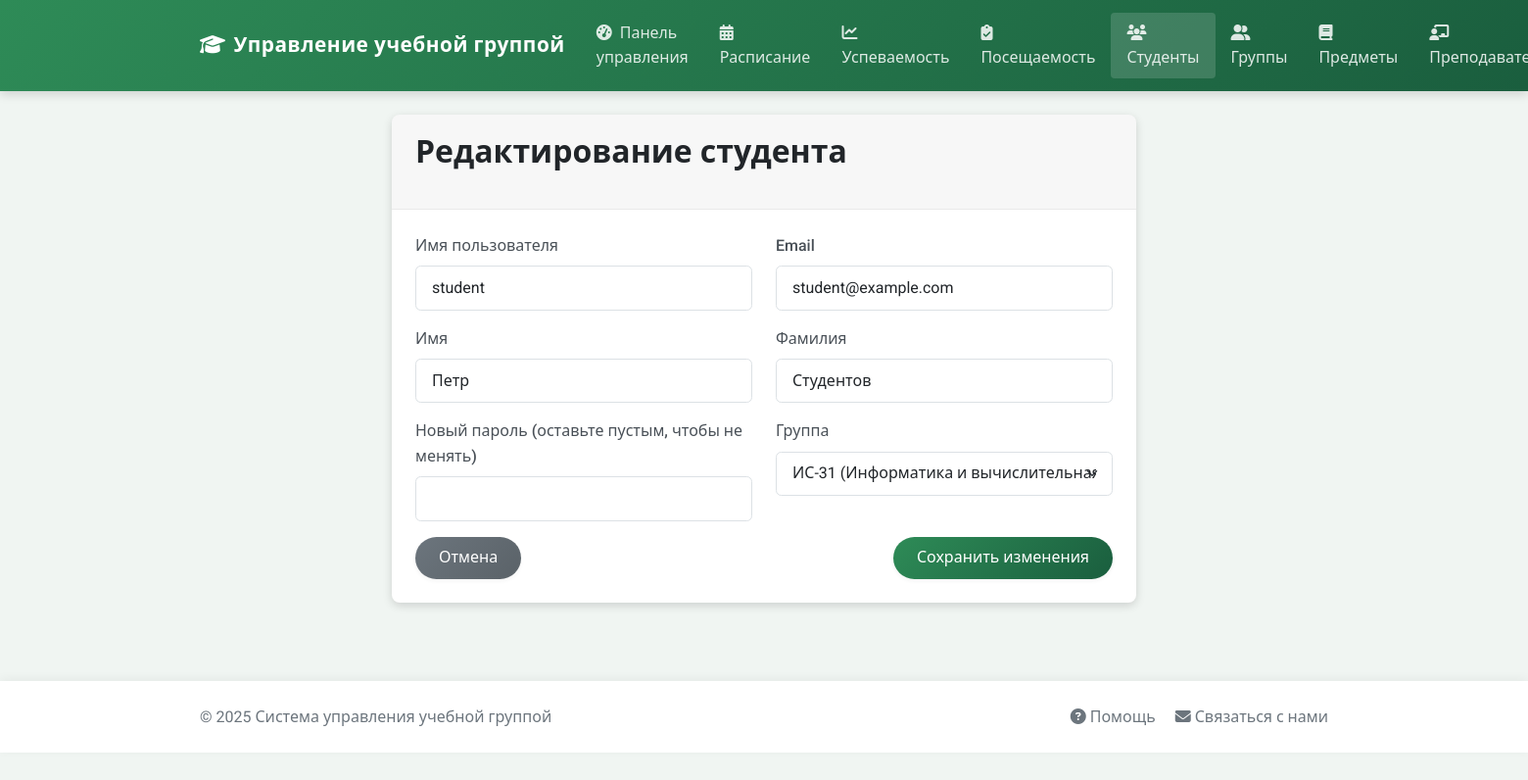
Page /students/edit/3 (signed in) on the committed database.
### app/models/models.py (models this page shows, shortened)
class User(UserMixin, db.Model):
    id = db.Column(db.Integer, primary_key=True)
    username = db.Column(db.String(64), unique=True, nullable=False)
    email = db.Column(db.String(120), unique=True, nullable=False)
    password_hash = db.Column(db.String(128))
    first_name = db.Column(db.String(64))
    last_name = db.Column(db.String(64))
    role = db.Column(db.String(20), default='student')  # student, teacher, admin
    attendances = db.relationship('Attendance', backref='student', lazy='dynamic')
    grades = db.relationship('Grade', backref='student', lazy='dynamic')

### app/routes/student.py (the view, shortened to what this page needs)
@bp.route('/edit/<int:id>', methods=['GET', 'POST'])
@login_required
def edit(id):
    if current_user.role != 'admin':
        flash('У вас нет доступа к этой странице')
        return redirect(url_for('main.dashboard'))
    student = User.query.get_or_404(id)
    if student.role != 'student':
        flash('Пользователь не является студентом')
        return redirect(url_for('student.index'))
    groups = Group.query.all()
    return render_template('students/edit.html', student=student, groups=groups)

### app/context_processors.py (called while the page is built)
def csrf_processor():
    return {'csrf_token': generate_csrf()}

### app/models/__init__.py (called while the page is built)
@login_manager.user_loader
def load_user(id):
    return User.query.get(int(id))

### app/templates/students/edit.html (shortened to what this page needs)
{% extends "base.html" %}
{% block content %}
<div class="row justify-content-center">
    <div class="col-md-8">
        <div class="card">
            <div class="card-header">
                <h2>Редактирование студента</h2>
            </div>
            <div class="card-body">
                <form method="post" action="{{ url_for('student.edit', id=student.id) }}">
                    <div class="row mb-3">
                        <div class="col-md-6">
                            <label for="username" class="form-label">Имя пользователя</label>
                            <input type="text" class="form-control" id="username" name="username" value="{{ student.username }}" required>
                        </div>
                        <div class="col-md-6">
                            <label for="email" class="form-label">Email</label>
                            <input type="email" class="form-control" id="email" name="email" value="{{ student.email }}" required>
                        </div>
                    </div>
                    <div class="row mb-3">
                        <div class="col-md-6">
                            <label for="first_name" class="form-label">Имя</label>
                            <input type="text" class="form-control" id="first_name" name="first_name" value="{{ student.first_name }}" required>
                        </div>
                        <div class="col-md-6">
                            <label for="last_name" class="form-label">Фамилия</label>
                            <input type="text" class="form-control" id="last_name" name="last_name" value="{{ student.last_name }}" required>
                        </div>
                    </div>
                    <div class="row mb-3">
                        <div class="col-md-6">
                            <label for="password" class="form-label">Новый пароль (оставьте пустым, чтобы не менять)</label>
                            <input type="password" class="form-control" id="password" name="password">
                        </div>
                        <div class="col-md-6">
                            <label for="group_id" class="form-label">Группа</label>
                            <select class="form-select" id="group_id" name="group_id">
                                {% for group in groups %}
                                <option value="{{ group.id }}" {% if student.groups and group.id == student.groups[0].id %}selected{% endif %}>
                                    {{ group.name }} ({{ group.faculty }}, {{ group.year }} курс)
                                </option>
                                {% endfor %}
                            </select>
                        </div>
                    </div>
                    <div class="d-flex justify-content-between">
                        <a href="{{ url_for('student.index') }}" class="btn btn-secondary">Отмена</a>
                        <button type="submit" class="btn btn-primary">Сохранить изменения</button>
                    </div>
                </form>
            </div>
        </div>
    </div>
</div>
{% endblock %}

### app/static/css/style.css (style rules this page uses)
:root { --primary-color: #2e8b57; --secondary-color: #6c757d; --success-color: #218838; --info-color: #20a2a0; --warning-color: #d4a72c; --danger-color: #c9302c; --light-color: #f8f9fa; --dark-color: #344a3d; --border-radius: 0.5rem; --box-shadow: 0 3px 10px rgba(0, 0, 0, 0.15); --transition: all 0.3s ease; }
body { font-family: 'Roboto', 'Segoe UI', sans-serif; background-color: #f0f5f2; color: #333; line-height: 1.6; }
h1, h2, h3, h4, h5, h6 { font-weight: 600; margin-bottom: 1.2rem; }
.card { border: none; border-radius: var(--border-radius); box-shadow: var(--box-shadow); transition: var(--transition); margin-bottom: 2rem; overflow: hidden; }
.card-header { background-color: rgba(0, 0, 0, 0.03); border-bottom: 1px solid rgba(0, 0, 0, 0.05); padding: 1.2rem 1.5rem; font-weight: 600; }
.card-body { padding: 1.5rem; }
.form-control { border-radius: 0.35rem; padding: 0.6rem 1rem; border: 1px solid #dce1e5; transition: var(--transition); }
.form-label { font-weight: 500; color: #495057; margin-bottom: 0.5rem; }
.form-select { border-radius: 0.35rem; padding: 0.6rem 1rem; border: 1px solid #dce1e5; background-color: #fff; }
.btn { font-weight: 500; border-radius: 2rem; padding: 0.6rem 1.5rem; transition: var(--transition); box-shadow: 0 2px 4px rgba(0, 0, 0, 0.05); border: none; }
.btn-primary { background: linear-gradient(135deg, var(--primary-color), #1a5e3e); }
.btn-secondary { background: linear-gradient(135deg, var(--secondary-color), #5a6268); }
.card, .alert, .jumbotron { animation: fadeIn 0.5s ease-out; }

### app/static/css/modal-fix.css (style rules this page uses)
body.modal-fix-applied { overflow-y: scroll !important; padding-right: 0 !important; margin-right: 0 !important; }

### rows in the picture
User: username "student", email "student@example.com", first_name "Петр", last_name "Студентов"

### other values in the picture
form field group_id "ИС-31 (Информатика и вычислительная техника, 3 курс)"
